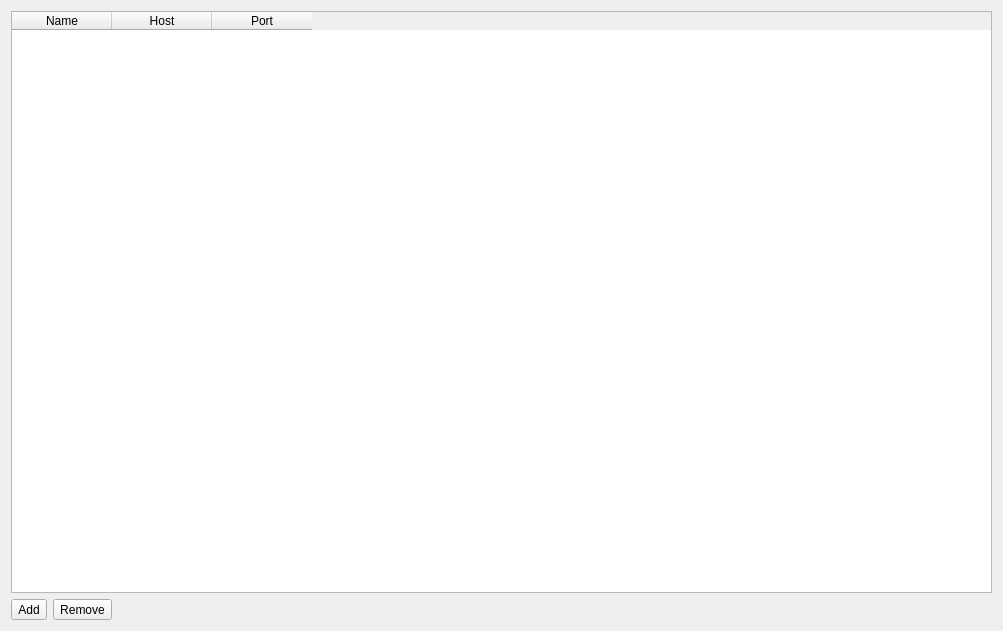
<?xml version="1.0" encoding="UTF-8"?>
<ui version="4.0">
 <class>RotatorSettings</class>
 <widget class="QWidget" name="RotatorSettings">
  <property name="geometry">
   <rect>
    <x>0</x>
    <y>0</y>
    <width>1003</width>
    <height>631</height>
   </rect>
  </property>
  <property name="windowTitle">
   <string>Form</string>
  </property>
  <layout class="QVBoxLayout" name="verticalLayout">
   <item>
    <widget class="QTableWidget" name="tableWidget">
     <property name="selectionBehavior">
      <enum>QAbstractItemView::SelectRows</enum>
     </property>
     <attribute name="verticalHeaderVisible">
      <bool>false</bool>
     </attribute>
     <column>
      <property name="text">
       <string>Name</string>
      </property>
     </column>
     <column>
      <property name="text">
       <string>Host</string>
      </property>
     </column>
     <column>
      <property name="text">
       <string>Port</string>
      </property>
     </column>
    </widget>
   </item>
   <item>
    <layout class="QHBoxLayout" name="horizontalLayout">
     <item>
      <widget class="QToolButton" name="buttonAdd">
       <property name="text">
        <string>Add</string>
       </property>
       <property name="icon">
        <iconset theme="add">
         <normaloff>.</normaloff>.</iconset>
       </property>
       <property name="shortcut">
        <string>+</string>
       </property>
      </widget>
     </item>
     <item>
      <widget class="QToolButton" name="buttonRemove">
       <property name="text">
        <string>Remove</string>
       </property>
       <property name="icon">
        <iconset theme="remove">
         <normaloff>.</normaloff>.</iconset>
       </property>
       <property name="shortcut">
        <string>-, Del</string>
       </property>
      </widget>
     </item>
     <item>
      <spacer name="horizontalSpacer">
       <property name="orientation">
        <enum>Qt::Horizontal</enum>
       </property>
       <property name="sizeHint" stdset="0">
        <size>
         <width>40</width>
         <height>20</height>
        </size>
       </property>
      </spacer>
     </item>
    </layout>
   </item>
  </layout>
  <action name="actionAdd">
   <property name="icon">
    <iconset theme="list-add"/>
   </property>
   <property name="text">
    <string>Add</string>
   </property>
   <property name="toolTip">
    <string>Add</string>
   </property>
   <property name="shortcut">
    <string>+</string>
   </property>
  </action>
  <action name="actionRemove">
   <property name="icon">
    <iconset theme="list-remove"/>
   </property>
   <property name="text">
    <string>Remove</string>
   </property>
   <property name="toolTip">
    <string>Remove</string>
   </property>
   <property name="shortcut">
    <string>-, Del</string>
   </property>
  </action>
 </widget>
 <resources/>
 <connections/>
</ui>
